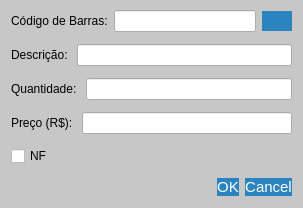
<?xml version="1.0" encoding="UTF-8"?>
<ui version="4.0">
 <class>AlterarProduto</class>
 <widget class="QDialog" name="AlterarProduto">
  <property name="geometry">
   <rect>
    <x>0</x>
    <y>0</y>
    <width>303</width>
    <height>208</height>
   </rect>
  </property>
  <property name="sizePolicy">
   <sizepolicy hsizetype="Preferred" vsizetype="Preferred">
    <horstretch>100</horstretch>
    <verstretch>100</verstretch>
   </sizepolicy>
  </property>
  <property name="minimumSize">
   <size>
    <width>0</width>
    <height>0</height>
   </size>
  </property>
  <property name="baseSize">
   <size>
    <width>9</width>
    <height>8</height>
   </size>
  </property>
  <property name="windowTitle">
   <string>Alterar Produto - QEstoqueLoja</string>
  </property>
  <property name="layoutDirection">
   <enum>Qt::LeftToRight</enum>
  </property>
  <property name="autoFillBackground">
   <bool>false</bool>
  </property>
  <property name="styleSheet">
   <string notr="true">

#AlterarProduto{
background-color: rgb(199, 199, 199);

}
QPushButton{
background-color: rgb(43, 132, 191);
color: rgb(255, 255, 255);
font-size: 15px;
border-radius: 13px;

}

QPushButton:hover{
	background-color: rgb(13, 92, 161);
}
QPushButton:pressed{
	
color: rgb(255, 255, 255);
	background-color: rgb(153, 193, 241);
font-size: 15px;
border-radius: 13px;
}
QGroupBox{
background-color:rgb(170, 170, 170);
	font: 700 9pt &quot;Segoe UI&quot;;
	font-size: 15px;
}
</string>
  </property>
  <property name="sizeGripEnabled">
   <bool>false</bool>
  </property>
  <property name="modal">
   <bool>false</bool>
  </property>
  <layout class="QVBoxLayout" name="verticalLayout">
   <property name="topMargin">
    <number>4</number>
   </property>
   <property name="bottomMargin">
    <number>0</number>
   </property>
   <item>
    <layout class="QHBoxLayout" name="horizontalLayout_4">
     <item>
      <widget class="QLabel" name="label">
       <property name="text">
        <string>Código de Barras:</string>
       </property>
      </widget>
     </item>
     <item>
      <widget class="QLineEdit" name="Ledit_AltBarras"/>
     </item>
     <item>
      <widget class="QPushButton" name="Btn_GerarCod">
       <property name="sizePolicy">
        <sizepolicy hsizetype="Fixed" vsizetype="Fixed">
         <horstretch>0</horstretch>
         <verstretch>0</verstretch>
        </sizepolicy>
       </property>
       <property name="minimumSize">
        <size>
         <width>30</width>
         <height>20</height>
        </size>
       </property>
       <property name="maximumSize">
        <size>
         <width>30</width>
         <height>20</height>
        </size>
       </property>
       <property name="toolTip">
        <string extracomment="Gerar Código de Barras Pessoal">Gerar Código de Barras Pessoal</string>
       </property>
       <property name="statusTip">
        <string extracomment="Gerar Código de Barras Pessoal">Gerar Código de Barras Pessoal</string>
       </property>
       <property name="accessibleDescription">
        <string>Gerar Código de Barras Pessoal</string>
       </property>
       <property name="text">
        <string/>
       </property>
      </widget>
     </item>
    </layout>
   </item>
   <item>
    <layout class="QHBoxLayout" name="horizontalLayout">
     <item>
      <widget class="QLabel" name="label_2">
       <property name="text">
        <string>Descrição: </string>
       </property>
      </widget>
     </item>
     <item>
      <widget class="QLineEdit" name="Ledit_AltDesc"/>
     </item>
    </layout>
   </item>
   <item>
    <layout class="QHBoxLayout" name="horizontalLayout_2">
     <item>
      <widget class="QLabel" name="label_3">
       <property name="sizePolicy">
        <sizepolicy hsizetype="Preferred" vsizetype="Preferred">
         <horstretch>0</horstretch>
         <verstretch>0</verstretch>
        </sizepolicy>
       </property>
       <property name="text">
        <string>Quantidade: </string>
       </property>
      </widget>
     </item>
     <item>
      <widget class="QLineEdit" name="Ledit_AltQuant"/>
     </item>
    </layout>
   </item>
   <item>
    <layout class="QHBoxLayout" name="horizontalLayout_3">
     <item>
      <widget class="QLabel" name="label_4">
       <property name="text">
        <string>Preço (R$): </string>
       </property>
      </widget>
     </item>
     <item>
      <widget class="QLineEdit" name="Ledit_AltPreco"/>
     </item>
    </layout>
   </item>
   <item>
    <widget class="QCheckBox" name="Check_AltNf">
     <property name="text">
      <string>NF</string>
     </property>
    </widget>
   </item>
   <item>
    <widget class="QDialogButtonBox" name="Btn_AltAceitar">
     <property name="orientation">
      <enum>Qt::Horizontal</enum>
     </property>
     <property name="standardButtons">
      <set>QDialogButtonBox::Cancel|QDialogButtonBox::Ok</set>
     </property>
    </widget>
   </item>
  </layout>
 </widget>
 <resources/>
 <connections>
  <connection>
   <sender>Btn_AltAceitar</sender>
   <signal>accepted()</signal>
   <receiver>AlterarProduto</receiver>
   <slot>accept()</slot>
   <hints>
    <hint type="sourcelabel">
     <x>248</x>
     <y>254</y>
    </hint>
    <hint type="destinationlabel">
     <x>157</x>
     <y>274</y>
    </hint>
   </hints>
  </connection>
  <connection>
   <sender>Btn_AltAceitar</sender>
   <signal>rejected()</signal>
   <receiver>AlterarProduto</receiver>
   <slot>reject()</slot>
   <hints>
    <hint type="sourcelabel">
     <x>316</x>
     <y>260</y>
    </hint>
    <hint type="destinationlabel">
     <x>286</x>
     <y>274</y>
    </hint>
   </hints>
  </connection>
 </connections>
</ui>
